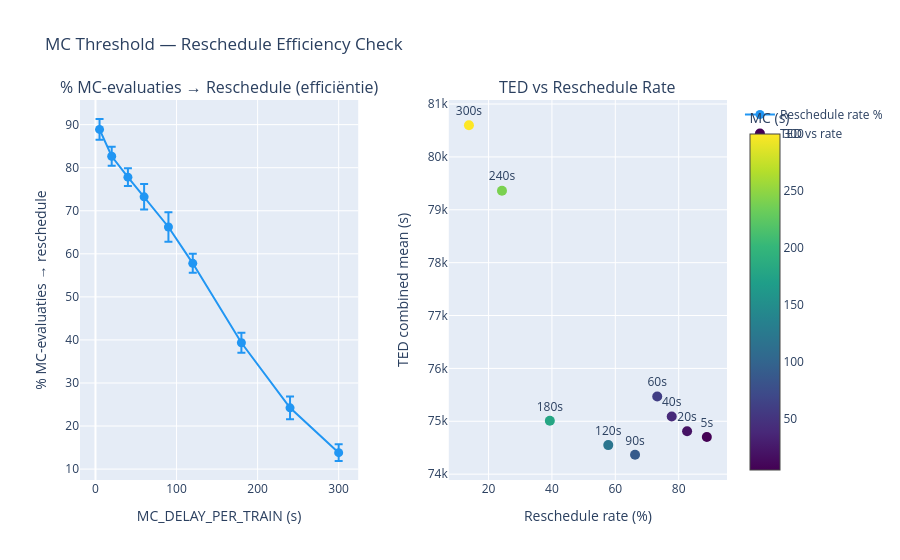

Notebook code for this chart:
### Code cell
import plotly.graph_objects as go
from plotly.subplots import make_subplots

efficiency = raw.copy()

# Correcte reschedule rate: n_rescheduled / n_evaluated (MC-evaluaties na beide frequentiechecks)
efficiency['reschedule_rate_%'] = (
    efficiency['n_rescheduled']
    / efficiency['n_evaluated'].replace(0, float('nan')) * 100
)

eff_agg = (
    efficiency
    .groupby('mc_delay_per_train')
    .agg(
        reschedule_rate_mean = ('reschedule_rate_%', 'mean'),
        reschedule_rate_std  = ('reschedule_rate_%', 'std'),
        n_rescheduled_mean   = ('n_rescheduled',     'mean'),
        n_evaluated_mean     = ('n_evaluated',        'mean'),
        n_skipped_mean       = ('n_skipped',          'mean'),
        n_fcfs_mean          = ('n_fcfs_fallback',    'mean'),
        TED_mean             = ('TED_combined',       'mean'),
    )
    .reset_index()
)

print("Reschedule efficiency per MC_DELAY_PER_TRAIN waarde:")
print(eff_agg[[
    'mc_delay_per_train', 'n_evaluated_mean', 'n_rescheduled_mean',
    'n_skipped_mean', 'n_fcfs_mean', 'reschedule_rate_mean', 'TED_mean'
]].round(2).to_string(index=False))

# ── Interactieve plot ─────────────────────────────────────────────────────────
fig = make_subplots(
    rows=1, cols=2,
    subplot_titles=[
        '% MC-evaluaties → Reschedule (efficiëntie)',
        'TED vs Reschedule Rate',
    ],
    horizontal_spacing=0.14,
)

mc_vals = eff_agg['mc_delay_per_train'].tolist()

def hover_eff(row):
    return (
        f"<b>MC={row['mc_delay_per_train']}s</b><br>"
        f"Reschedule rate: {row['reschedule_rate_mean']:.1f}% "
        f"(±{row['reschedule_rate_std']:.1f}%)<br>"
        f"MC-evaluaties:   {row['n_evaluated_mean']:.1f}<br>"
        f"→ rescheduled:   {row['n_rescheduled_mean']:.1f}<br>"
        f"→ skipped:       {row['n_skipped_mean']:.1f}<br>"
        f"→ fcfs fallback: {row['n_fcfs_mean']:.1f}<br>"
        f"TED mean:        {row['TED_mean']:.0f}s"
    )

hover_texts = eff_agg.apply(hover_eff, axis=1).tolist()

fig.add_trace(go.Scatter(
    x=mc_vals,
    y=eff_agg['reschedule_rate_mean'],
    error_y=dict(type='data', array=eff_agg['reschedule_rate_std'].tolist(), visible=True),
    mode='lines+markers',
    marker=dict(size=9, color='#2196F3'),
    line=dict(width=2),
    name='Reschedule rate %',
    hovertemplate='%{customdata}<extra></extra>',
    customdata=hover_texts,
), row=1, col=1)

fig.add_trace(go.Scatter(
    x=eff_agg['reschedule_rate_mean'],
    y=eff_agg['TED_mean'],
    mode='markers+text',
    marker=dict(
        size=10,
        color=mc_vals,
        colorscale='Viridis',
        colorbar=dict(title='MC (s)', x=1.02),
        showscale=True,
    ),
    text=[f"{v}s" for v in mc_vals],
    textposition='top center',
    name='TED vs rate',
    hovertemplate='%{customdata}<extra></extra>',
    customdata=hover_texts,
), row=1, col=2)

fig.update_xaxes(title_text='MC_DELAY_PER_TRAIN (s)', row=1, col=1)
fig.update_yaxes(title_text='% MC-evaluaties → reschedule', row=1, col=1)
fig.update_xaxes(title_text='Reschedule rate (%)', row=1, col=2)
fig.update_yaxes(title_text='TED combined mean (s)', row=1, col=2)
fig.update_layout(title_text='MC Threshold — Reschedule Efficiency Check')
fig.show()

### Figure 1 — Plotly figure (JSON) as saved in the notebook; plotly's stock layout.template omitted (floating-point values rounded to 4 significant figures)
{"data": [{"customdata": ["<b>MC=5.0s</b><br>Reschedule rate: 88.9% (±2.4%)<br>MC-evaluaties:   99.6<br>→ rescheduled:   88.5<br>→ skipped:       10717.5<br>→ fcfs fallback: 0.0<br>TED mean:        74704s", "<b>MC=20.0s</b><br>Reschedule rate: 82.7% (±2.2%)<br>MC-evaluaties:   102.8<br>→ rescheduled:   84.9<br>→ skipped:       10721.1<br>→ fcfs fallback: 0.0<br>TED mean:        74811s", "<b>MC=40.0s</b><br>Reschedule rate: 77.8% (±2.1%)<br>MC-evaluaties:   105.3<br>→ rescheduled:   81.9<br>→ skipped:       10724.1<br>→ fcfs fallback: 0.0<br>TED mean:        75090s", "<b>MC=60.0s</b><br>Reschedule rate: 73.2% (±3.0%)<br>MC-evaluaties:   107.9<br>→ rescheduled:   79.0<br>→ skipped:       10727.0<br>→ fcfs fallback: 0.0<br>TED mean:        75468s", "<b>MC=90.0s</b><br>Reschedule rate: 66.2% (±3.4%)<br>MC-evaluaties:   112.5<br>→ rescheduled:   74.4<br>→ skipped:       10731.6<br>→ fcfs fallback: 0.0<br>TED mean:        74367s", "<b>MC=120.0s</b><br>Reschedule rate: 57.8% (±2.2%)<br>MC-evaluaties:   118.3<br>→ rescheduled:   68.3<br>→ skipped:       10737.6<br>→ fcfs fallback: 0.0<br>TED mean:        74549s", "<b>MC=180.0s</b><br>Reschedule rate: 39.3% (±2.3%)<br>MC-evaluaties:   133.7<br>→ rescheduled:   52.6<br>→ skipped:       10753.4<br>→ fcfs fallback: 0.0<br>TED mean:        75010s", "<b>MC=240.0s</b><br>Reschedule rate: 24.2% (±2.7%)<br>MC-evaluaties:   149.7<br>→ rescheduled:   36.2<br>→ skipped:       10769.8<br>→ fcfs fallback: 0.0<br>TED mean:        79361s", "<b>MC=300.0s</b><br>Reschedule rate: 13.8% (±1.9%)<br>MC-evaluaties:   163.1<br>→ rescheduled:   22.5<br>→ skipped:       10783.5<br>→ fcfs fallback: 0.0<br>TED mean:        80599s"], "error_y": {"array": [2.424, 2.218, 2.053, 2.959, 3.448, 2.206, 2.298, 2.652, 1.932], "type": "data", "visible": true}, "hovertemplate": "%{customdata}<extra></extra>", "line": {"width": 2}, "marker": {"color": "#2196F3", "size": 9}, "mode": "lines+markers", "name": "Reschedule rate %", "type": "scatter", "x": [5, 20, 40, 60, 90, 120, 180, 240, 300], "xaxis": "x", "y": [88.88, 82.65, 77.8, 73.23, 66.23, 57.78, 39.34, 24.23, 13.81], "yaxis": "y"}, {"customdata": ["<b>MC=5.0s</b><br>Reschedule rate: 88.9% (±2.4%)<br>MC-evaluaties:   99.6<br>→ rescheduled:   88.5<br>→ skipped:       10717.5<br>→ fcfs fallback: 0.0<br>TED mean:        74704s", "<b>MC=20.0s</b><br>Reschedule rate: 82.7% (±2.2%)<br>MC-evaluaties:   102.8<br>→ rescheduled:   84.9<br>→ skipped:       10721.1<br>→ fcfs fallback: 0.0<br>TED mean:        74811s", "<b>MC=40.0s</b><br>Reschedule rate: 77.8% (±2.1%)<br>MC-evaluaties:   105.3<br>→ rescheduled:   81.9<br>→ skipped:       10724.1<br>→ fcfs fallback: 0.0<br>TED mean:        75090s", "<b>MC=60.0s</b><br>Reschedule rate: 73.2% (±3.0%)<br>MC-evaluaties:   107.9<br>→ rescheduled:   79.0<br>→ skipped:       10727.0<br>→ fcfs fallback: 0.0<br>TED mean:        75468s", "<b>MC=90.0s</b><br>Reschedule rate: 66.2% (±3.4%)<br>MC-evaluaties:   112.5<br>→ rescheduled:   74.4<br>→ skipped:       10731.6<br>→ fcfs fallback: 0.0<br>TED mean:        74367s", "<b>MC=120.0s</b><br>Reschedule rate: 57.8% (±2.2%)<br>MC-evaluaties:   118.3<br>→ rescheduled:   68.3<br>→ skipped:       10737.6<br>→ fcfs fallback: 0.0<br>TED mean:        74549s", "<b>MC=180.0s</b><br>Reschedule rate: 39.3% (±2.3%)<br>MC-evaluaties:   133.7<br>→ rescheduled:   52.6<br>→ skipped:       10753.4<br>→ fcfs fallback: 0.0<br>TED mean:        75010s", "<b>MC=240.0s</b><br>Reschedule rate: 24.2% (±2.7%)<br>MC-evaluaties:   149.7<br>→ rescheduled:   36.2<br>→ skipped:       10769.8<br>→ fcfs fallback: 0.0<br>TED mean:        79361s", "<b>MC=300.0s</b><br>Reschedule rate: 13.8% (±1.9%)<br>MC-evaluaties:   163.1<br>→ rescheduled:   22.5<br>→ skipped:       10783.5<br>→ fcfs fallback: 0.0<br>TED mean:        80599s"], "hovertemplate": "%{customdata}<extra></extra>", "marker": {"color": [5, 20, 40, 60, 90, 120, 180, 240, 300], "colorbar": {"title": {"text": "MC (s)"}, "x": 1.02}, "colorscale": [[0, "#440154"], [0.1111, "#482878"], [0.2222, "#3e4989"], [0.3333, "#31688e"], [0.4444, "#26828e"], [0.5556, "#1f9e89"], [0.6667, "#35b779"], [0.7778, "#6ece58"], [0.8889, "#b5de2b"], [1, "#fde725"]], "showscale": true, "size": 10}, "mode": "markers+text", "name": "TED vs rate", "text": ["5s", "20s", "40s", "60s", "90s", "120s", "180s", "240s", "300s"], "textposition": "top center", "type": "scatter", "x": [88.88, 82.65, 77.8, 73.23, 66.23, 57.78, 39.34, 24.23, 13.81], "xaxis": "x2", "y": [74700.0, 74810.0, 75090.0, 75470.0, 74370.0, 74550.0, 75010.0, 79360.0, 80600.0], "yaxis": "y2"}], "layout": {"annotations": [{"font": {"size": 16}, "showarrow": false, "text": "% MC-evaluaties → Reschedule (efficiëntie)", "x": 0.215, "xanchor": "center", "xref": "paper", "y": 1, "yanchor": "bottom", "yref": "paper"}, {"font": {"size": 16}, "showarrow": false, "text": "TED vs Reschedule Rate", "x": 0.785, "xanchor": "center", "xref": "paper", "y": 1, "yanchor": "bottom", "yref": "paper"}], "title": {"text": "MC Threshold — Reschedule Efficiency Check"}, "xaxis": {"anchor": "y", "domain": [0, 0.43], "title": {"text": "MC_DELAY_PER_TRAIN (s)"}}, "xaxis2": {"anchor": "y2", "domain": [0.57, 1], "title": {"text": "Reschedule rate (%)"}}, "yaxis": {"anchor": "x", "domain": [0, 1], "title": {"text": "% MC-evaluaties → reschedule"}}, "yaxis2": {"anchor": "x2", "domain": [0, 1], "title": {"text": "TED combined mean (s)"}}}}
